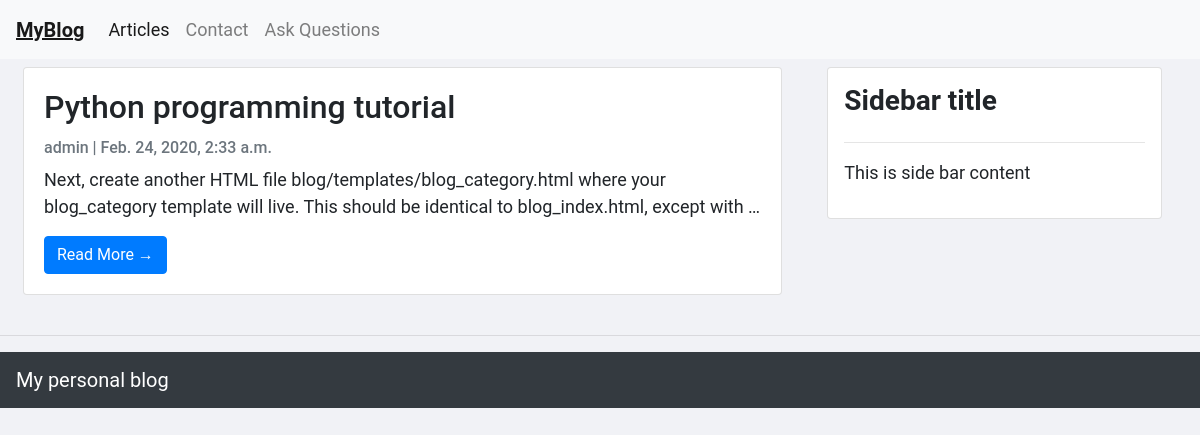
The app's page /, older data.
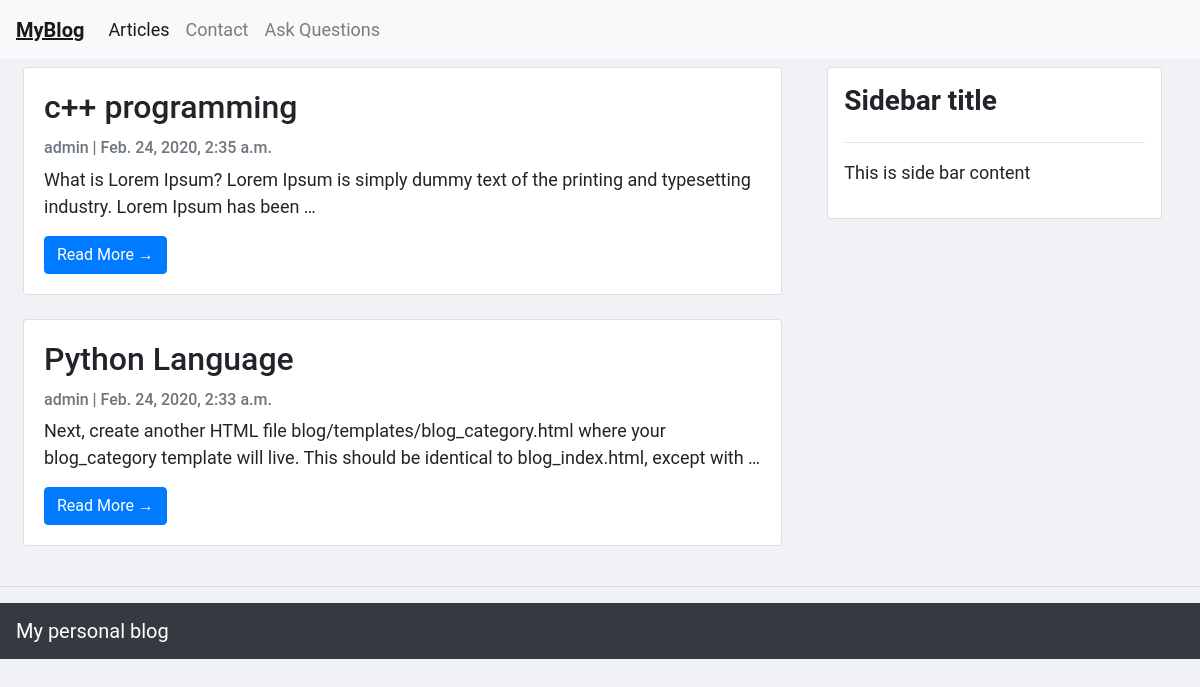
The same page, newer data.
### article/models.py (models this page shows, shortened)
class Post(models.Model):
    title = models.CharField(max_length=200, unique=True)
    author = models.ForeignKey(User, on_delete= models.CASCADE,related_name='blog_post_author')
    updated_on = models.DateTimeField(auto_now= True)
    content = models.TextField()
    created_on = models.DateTimeField(auto_now_add=True)
    status = models.IntegerField(choices=STATUS, default=0)
    class Meta:
        ordering = ['-created_on']

### article/views.py (the view)
# urls.py: path('', PostList.as_view(), name='article_list'),
class PostList(generic.ListView):
    queryset = Post.objects.filter(status=1).order_by('-created_on')
    template_name = 'article/article_list.html'

### article/templates/article/article_list.html
{% extends "base.html" %}
{% block content %}
    <div class="row m-2">
            <div class="col-md-8 left">
                {% for post in post_list %}
                <div class="card mb-4">
                    <div class="card-body">
                        <h2 class="card-title">{{ post.title }}</h2>
                        <p class="card-text text-muted h6">{{ post.author }} | {{ post.created_on}} </p>
                        <p class="card-text">{{post.content|truncatewords:20 }}</p>
                        <a href="/detail/{{post.pk}}" class="btn btn-primary">Read More &rarr;</a>
                    </div>
                </div>
                {% endfor %}
            </div>
            <div class="col-4">
                {% include 'article/sidebar.html' %}
            </div>
    </div>
{%endblock%}

Row changes from the older to the newer data that the page shows:
now on this page (row edited): Post: title "c++ programming", author "admin", created_on "Feb. 24, 2020, 2:35 a.m.", content "What is Lorem Ipsum? Lorem Ipsum is simply dummy text of the printing and typesetting industry. Lorem Ipsum has been …"
changed Post: title "Python programming tutorial" → "Python Language"
